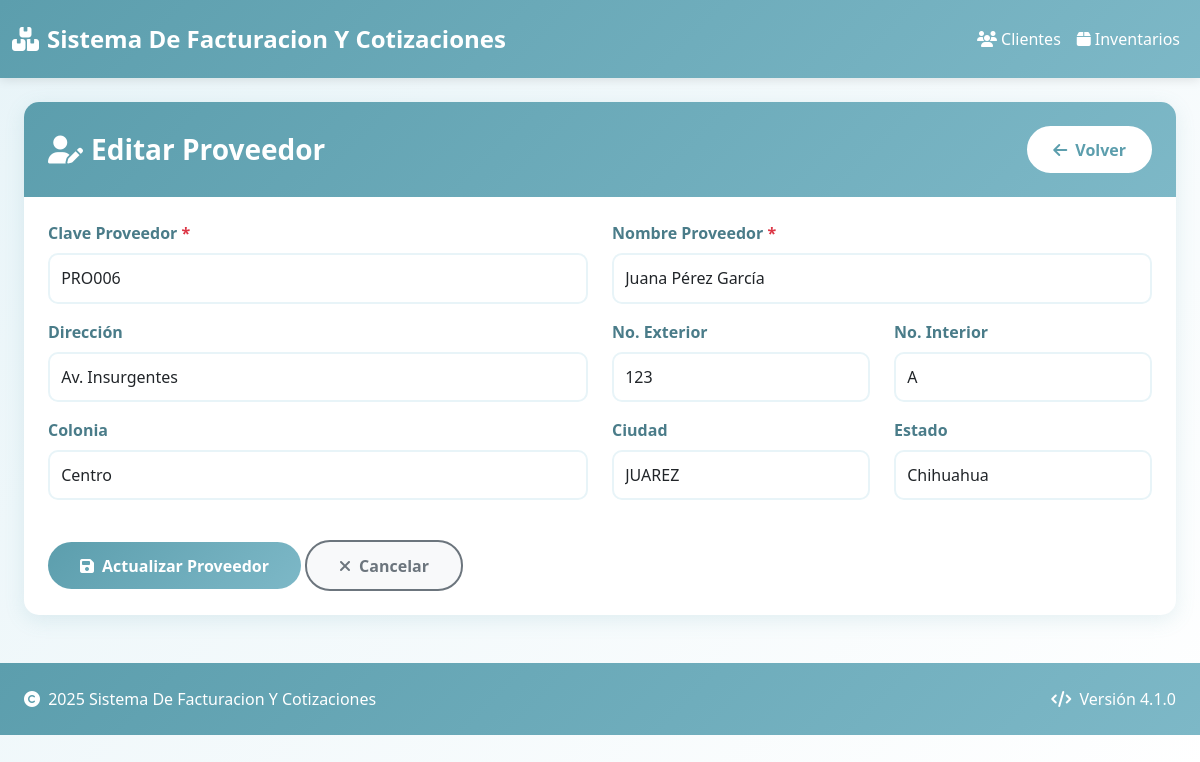
/proveedores/editar/1, run on the app's committed database.
### tables this page shows
CREATE TABLE `proveedores` (
  `proveedoresid` bigint(20) NOT NULL AUTO_INCREMENT,
  `claveproveedor` varchar(45) NOT NULL,
  `nombreproveedor` varchar(245) NOT NULL,
  `direccion` varchar(145) DEFAULT NULL,
  `exterior` varchar(45) DEFAULT NULL,
  `interior` varchar(45) DEFAULT NULL,
  `colonia` varchar(145) DEFAULT NULL,
  `ciudad` varchar(45) DEFAULT NULL,
  `estado` varchar(45) DEFAULT NULL,
  `fecha_creacion` date NOT NULL DEFAULT '1990-01-01',
  `fecha_actualizacion` date NOT NULL DEFAULT '1990-01-01',
  PRIMARY KEY (`proveedoresid`),
  UNIQUE KEY `claveproveedor` (`claveproveedor`),
  KEY `idx_claveproveedor` (`claveproveedor`),
  KEY `idx_nombreproveedor` (`nombreproveedor`),
  KEY `idx_ciudad` (`ciudad`)
);

### controllers/ProveedoresController.php (called while the page is built, shortened)
<?php
class ProveedoresController extends Controller {
    private $proveedorModel;
    public function __construct() {
        $this->proveedorModel = $this->loadModel('Proveedor');
    }
    public function editar($id) {
        $proveedor = $this->proveedorModel->getById($id);
        $datos = [
            'titulo' => 'Editar Proveedor',
            'proveedor' => $proveedor
        ];
        $this->loadView('proveedores/editar', $datos);
    }
}
?>

### bootstrap.php (called while the page is built, shortened)
<?php
$url = isset($_GET['url']) ? $_GET['url'] : '';
$url = rtrim($url, '/');
$url = filter_var($url, FILTER_SANITIZE_URL);
$url = explode('/', $url);
$controllerName = !empty($url[0]) ? ucfirst($url[0]) . 'Controller' : DEFAULT_CONTROLLER;
$controllerFile = CONTROLLERS_PATH . $controllerName . '.php';
if (file_exists($controllerFile)) {
    $controller = new $controllerName();
} else {
    die("Error 404: Controlador '{$controllerName}' no encontrado");
}
$method = !empty($url[1]) ? $url[1] : DEFAULT_METHOD;
$params = $url ? array_slice($url, 2) : [];
call_user_func_array([$controller, $method], $params);
?>

### config/database.php (called while the page is built, shortened)
<?php
class Database {
    private $host = "localhost";
    private $port = "3309";
    private $database = "sistema_mvc";
    private $username = "root";
    private $password = "Shapes0926";
    private $charset = "utf8mb4";
    private $conexion;
    private function conectar() {
        try {
            $dsn = "mysql:host={$this->host};port={$this->port};dbname={$this->database};charset={$this->charset}";
            $opciones = [
                PDO::ATTR_ERRMODE            => PDO::ERRMODE_EXCEPTION,
                PDO::ATTR_DEFAULT_FETCH_MODE => PDO::FETCH_ASSOC,
                PDO::ATTR_EMULATE_PREPARES   => false,
            ];
            $this->conexion = new PDO($dsn, $this->username, $this->password, $opciones);
        } catch (PDOException $e) {
            die("Error de conexión: " . $e->getMessage());
        }
    }
    public function getConexion() {
        return $this->conexion;
    }
}
?>

### core/Model.php (called while the page is built, shortened)
<?php
class Model {
    protected $db;
    protected $tabla;
    protected $primaryKey = 'id';
    public function __construct() {
        $database = new Database();
        $this->db = $database->getConexion();
    }
    public function getById($id) {
        try {
            $sql = "SELECT * FROM {$this->tabla} WHERE {$this->primaryKey} = :id LIMIT 1";
            $stmt = $this->db->prepare($sql);
            $stmt->bindParam(':id', $id, PDO::PARAM_INT);
            $stmt->execute();
            return $stmt->fetch();
        } catch (PDOException $e) {
            error_log("Error en getById(): " . $e->getMessage());
            return false;
        }
    }
}
?>

### models/Proveedor.php (called while the page is built, shortened)
<?php
class Proveedor extends Model {
    public function __construct() {
        $this->tabla = 'proveedores';
        $this->primaryKey = 'proveedoresid';
    }
}
?>

### views/proveedores/editar.php (the view)
<?php
require_once VIEWS_PATH . 'layout/header.php';
?>
<div class="card card-custom">
    <div class="card-header">
        <div class="d-flex justify-content-between align-items-center">
            <h3 class="mb-0"><i class="fas fa-user-edit me-2"></i><?php echo $titulo; ?></h3>
            <a href="<?php echo BASE_URL; ?>proveedores" class="btn btn-volver">
                <i class="fas fa-arrow-left me-2"></i>Volver
            </a>
        </div>
    </div>
    <div class="card-body p-4">
        <form action="<?php echo BASE_URL; ?>proveedores/editar/<?php echo $proveedor['proveedoresid']; ?>" method="POST" id="formProveedor">
            <div class="row">
                <div class="col-md-6 mb-3">
                    <label for="claveproveedor" class="form-label">
                        Clave Proveedor <span class="text-danger">*</span>
                    </label>
                    <input type="text"
                           class="form-control"
                           id="claveproveedor"
                           name="claveproveedor"
                           required
                           maxlength="45"
                           value="<?php echo htmlspecialchars($proveedor['claveproveedor']); ?>">
                </div>
                <div class="col-md-6 mb-3">
                    <label for="nombreproveedor" class="form-label">
                        Nombre Proveedor <span class="text-danger">*</span>
                    </label>
                    <input type="text"
                           class="form-control"
                           id="nombreproveedor"
                           name="nombreproveedor"
                           required
                           maxlength="245"
                           value="<?php echo htmlspecialchars($proveedor['nombreproveedor']); ?>">
                </div>
            </div>
            <div class="row">
                <div class="col-md-6 mb-3">
                    <label for="direccion" class="form-label">Dirección</label>
                    <input type="text"
                           class="form-control"
                           id="direccion"
                           name="direccion"
                           maxlength="145"
                           value="<?php echo htmlspecialchars($proveedor['direccion']); ?>">
                </div>
                <div class="col-md-3 mb-3">
                    <label for="exterior" class="form-label">No. Exterior</label>
                    <input type="text"
                           class="form-control"
                           id="exterior"
                           name="exterior"
                           maxlength="45"
                           value="<?php echo htmlspecialchars($proveedor['exterior']); ?>">
                </div>
                <div class="col-md-3 mb-3">
                    <label for="interior" class="form-label">No. Interior</label>
                    <input type="text"
                           class="form-control"
                           id="interior"
                           name="interior"
                           maxlength="45"
                           value="<?php echo htmlspecialchars($proveedor['interior']); ?>">
                </div>
            </div>
            <div class="row">
                <div class="col-md-6 mb-3">
                    <label for="colonia" class="form-label">Colonia</label>
                    <input type="text"
                           class="form-control"
                           id="colonia"
                           name="colonia"
                           maxlength="145"
                           value="<?php echo htmlspecialchars($proveedor['colonia']); ?>">
                </div>
                <div class="col-md-3 mb-3">
                    <label for="ciudad" class="form-label">Ciudad</label>
                    <input type="text"
                           class="form-control"
                           id="ciudad"
                           name="ciudad"
                           maxlength="45"
                           value="<?php echo htmlspecialchars($proveedor['ciudad']); ?>">
                </div>
                <div class="col-md-3 mb-3">
                    <label for="estado" class="form-label">Estado</label>
                    <input type="text"
                           class="form-control"
                           id="estado"
                           name="estado"
                           maxlength="45"
                           value="<?php echo htmlspecialchars($proveedor['estado']); ?>">
                </div>
            </div>
            <div class="row mt-4">
                <div class="col-12">
                    <button type="submit" class="btn btn-guardar">
                        <i class="fas fa-save me-2"></i>Actualizar Proveedor
                    </button>
                    <a href="<?php echo BASE_URL; ?>proveedores" class="btn btn-cancelar">
                        <i class="fas fa-times me-2"></i>Cancelar
                    </a>
                </div>
            </div>
        </form>
    </div>
</div>
<?php
require_once VIEWS_PATH . 'layout/footer.php';
?>

### public/css/styles.css (style rules this page uses)
:root { --azul-principal: #5c9ead; --azul-oscuro: #4a7c89; --azul-claro: #7db8c7; --azul-muy-claro: #e8f4f8; --blanco: #ffffff; --gris-claro: #f8f9fa; --gris-medio: #6c757d; --texto-oscuro: #2c3e50; --exito: #28a745; --peligro: #dc3545; --advertencia: #ffc107; }
body { background: linear-gradient(135deg, var(--azul-muy-claro) 0%, var(--blanco) 100%); min-height: 100vh; font-family: 'Segoe UI', Tahoma, Geneva, Verdana, sans-serif; color: var(--texto-oscuro); }
.card-custom { border-radius: 15px; box-shadow: 0 5px 20px rgba(92, 158, 173, 0.15); border: none; margin-bottom: 2rem; }
.card-custom .card-header { background: linear-gradient(135deg, var(--azul-principal), var(--azul-claro)); color: var(--blanco); border-radius: 15px 15px 0 0 !important; padding: 1.5rem; border: none; }
.card-custom .card-header h3 { margin: 0; font-weight: 600; }
.card-custom .card-body { padding: 2rem; }
.btn-volver { background: var(--blanco); color: var(--azul-principal); border: 2px solid var(--blanco); padding: 0.6rem 1.5rem; border-radius: 25px; font-weight: 600; transition: all 0.3s ease; }
.btn-guardar { background: linear-gradient(135deg, var(--azul-principal), var(--azul-claro)); color: var(--blanco); border: none; padding: 0.7rem 2rem; border-radius: 25px; font-weight: 600; transition: all 0.3s ease; }
.btn-cancelar { background: var(--gris-claro); color: var(--gris-medio); border: 2px solid var(--gris-medio); padding: 0.7rem 2rem; border-radius: 25px; font-weight: 600; transition: all 0.3s ease; }
.form-label { font-weight: 600; color: var(--azul-oscuro); margin-bottom: 0.5rem; }
.form-control { border: 2px solid var(--azul-muy-claro); border-radius: 10px; padding: 0.7rem; transition: all 0.3s ease; }

### data on the page
proveedores: claveproveedor "PRO006", nombreproveedor "Juana Pérez García", direccion "Av. Insurgentes", exterior "123", interior "A", colonia "Centro", ciudad "JUAREZ", estado "Chihuahua"

### other printed values
SYSTEM_NAME "Sistema De Facturacion Y Cotizaciones"
$titulo "Editar Proveedor"
SYSTEM_VERSION "4.1.0"
